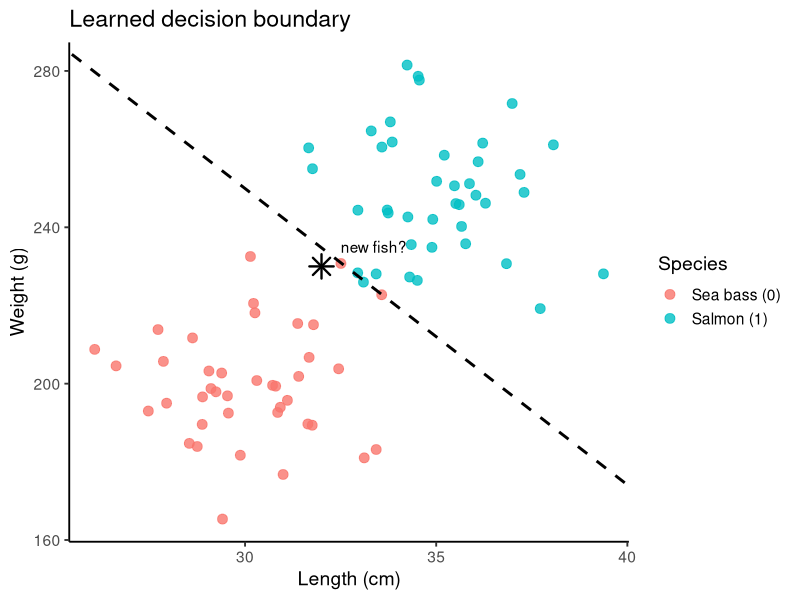

Recreate this plot in R.
## ---- chunk 1
#| echo: false 
#| warning: false
#| message: false
# ---------------------------------
# Toy example: salmon vs sea bass
# ---------------------------------

# We'll need ggplot2 for plotting
library(ggplot2)

set.seed(123)  # for reproducibility

# 1. Simulate "sea bass" (class 0)
#    Slightly shorter, lighter fish
n0 <- 40
length_seabass <- rnorm(n0, mean = 30, sd = 2)   # cm
weight_seabass <- rnorm(n0, mean = 200, sd = 15) # g

# 2. Simulate "salmon" (class 1)
#    Slightly longer, heavier fish
n1 <- 40
length_salmon <- rnorm(n1, mean = 35, sd = 2)    # cm
weight_salmon <- rnorm(n1, mean = 250, sd = 15)  # g

# 3. Combine into one data frame
fish <- data.frame(
  length = c(length_seabass, length_salmon),
  weight = c(weight_seabass, weight_salmon),
  species = factor(
    c(rep(0, n0), rep(1, n1)),
    levels = c(0, 1),
    labels = c("Sea bass (0)", "Salmon (1)")
  )
)

# 4. Let's define a simple linear decision boundary by hand.
#    We'll say:
#       predict "Salmon (1)" if weight >= 7*length - 20
#       predict "Sea bass (0)" otherwise
#
#    This is just a line:
#       weight = 7*length - 20
#
#    (Totally arbitrary! We're pretending this is our classifier.)
library(ggplot2)

# assuming you already have `fish` as in the previous script
# turn species into 0/1 for glm
fish$y <- ifelse(fish$species == "Salmon (1)", 1, 0)

# fit logistic regression: y ~ length + weight
m <- glm(y ~ length + weight, data = fish, family = binomial())

# p = 0.5 boundary: b0 + b1*length + b2*weight = 0  =>  weight = -(b0 + b1*length)/b2
b <- coef(m)
slope_logit     <- -b["length"] / b["weight"]
intercept_logit <- -b["(Intercept)"] / b["weight"]

# (optional) a new fish to plot
new_fish <- data.frame(length = 32, weight = 230)

ggplot(fish, aes(length, weight, color = species)) +
  geom_point(size = 3, alpha = 0.8) +
  # learned decision boundary (prob = 0.5)
  geom_abline(
    intercept = intercept_logit, slope = slope_logit,
    linetype = "dashed", linewidth = 1, color = "black",
    inherit.aes = FALSE
  ) +
  # new fish marker (optional)
  geom_point(data = new_fish, aes(length, weight),
             shape = 8, size = 5, color = "black", stroke = 1.2, inherit.aes = FALSE) +
  annotate("text", x = new_fish$length + 0.5, y = new_fish$weight + 5,
           label = "new fish?", hjust = 0) +
  labs(
    x = "Length (cm)", y = "Weight (g)", color = "Species",
    title = "Learned decision boundary"
  ) +
  theme_classic(base_size = 14)

